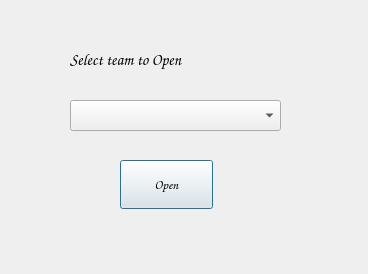
<?xml version="1.0" encoding="UTF-8"?>
<ui version="4.0">
 <class>Dialog</class>
 <widget class="QDialog" name="Dialog">
  <property name="geometry">
   <rect>
    <x>0</x>
    <y>0</y>
    <width>368</width>
    <height>274</height>
   </rect>
  </property>
  <property name="windowTitle">
   <string>Dialog</string>
  </property>
  <widget class="QLabel" name="label">
   <property name="geometry">
    <rect>
     <x>70</x>
     <y>40</y>
     <width>211</width>
     <height>40</height>
    </rect>
   </property>
   <property name="font">
    <font>
     <family>Comic Sans MS</family>
     <pointsize>12</pointsize>
     <weight>50</weight>
     <italic>false</italic>
     <bold>false</bold>
    </font>
   </property>
   <property name="styleSheet">
    <string notr="true">font: 12pt &quot;Comic Sans MS&quot;;</string>
   </property>
   <property name="text">
    <string>&lt;html&gt;&lt;head/&gt;&lt;body&gt;&lt;p&gt;&lt;span style=&quot; font-weight:600;&quot;&gt;Select team to Open&lt;/span&gt;&lt;/p&gt;&lt;/body&gt;&lt;/html&gt;</string>
   </property>
  </widget>
  <widget class="QPushButton" name="openbtn">
   <property name="geometry">
    <rect>
     <x>120</x>
     <y>160</y>
     <width>93</width>
     <height>49</height>
    </rect>
   </property>
   <property name="font">
    <font>
     <family>Comic Sans MS</family>
     <pointsize>10</pointsize>
     <weight>50</weight>
     <italic>false</italic>
     <bold>false</bold>
    </font>
   </property>
   <property name="styleSheet">
    <string notr="true">font: 10pt &quot;Comic Sans MS&quot;;</string>
   </property>
   <property name="text">
    <string>Open</string>
   </property>
  </widget>
  <widget class="QComboBox" name="open_cb">
   <property name="geometry">
    <rect>
     <x>70</x>
     <y>100</y>
     <width>211</width>
     <height>31</height>
    </rect>
   </property>
  </widget>
 </widget>
 <resources/>
 <connections/>
</ui>
